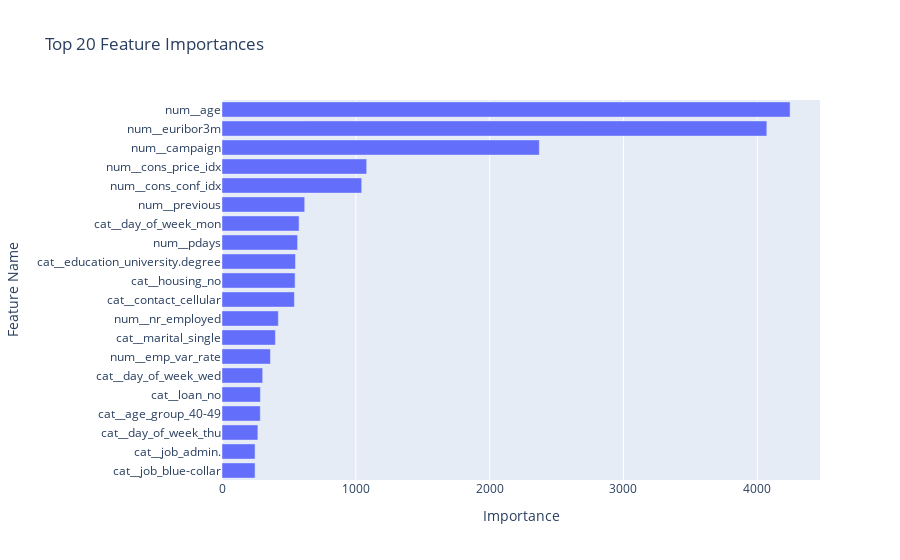

The notebook cell saved with this chart:
### Markdown cell above
# 4. Feature Importance Analysis

### Code cell
print("\nFeature Importance Analysis:")
feature_importances = best_model.feature_importances_

# Get the feature names from the preprocessor
feature_names = preprocessor.get_feature_names_out()
importance_df = pd.DataFrame({'feature': feature_names, 'importance': feature_importances})
importance_df = importance_df.sort_values('importance', ascending=False).reset_index(drop=True)

fig_feat_imp = px.bar(importance_df.head(20), x='importance', y='feature',
                       orientation='h',
                       title='Top 20 Feature Importances',
                       labels={'importance': 'Importance', 'feature': 'Feature Name'})
fig_feat_imp.update_layout(yaxis={'categoryorder':'total ascending'})
fig_feat_imp.show()

### Figure 1 — Plotly figure (JSON) as saved in the notebook; plotly's stock layout.template omitted (floating-point values rounded to 4 significant figures)
{"data": [{"alignmentgroup": "True", "hovertemplate": "Importance=%{x}<br>Feature Name=%{y}<extra></extra>", "legendgroup": "", "marker": {"color": "#636efa", "pattern": {"shape": ""}}, "name": "", "offsetgroup": "", "orientation": "h", "showlegend": false, "textposition": "auto", "type": "bar", "x": [4245, 4071, 2371, 1081, 1044, 618, 576, 565, 549, 546, 541, 421, 399, 362, 304, 287, 286, 268, 247, 247], "xaxis": "x", "y": ["num__age", "num__euribor3m", "num__campaign", "num__cons_price_idx", "num__cons_conf_idx", "num__previous", "cat__day_of_week_mon", "num__pdays", "cat__education_university.degree", "cat__housing_no", "cat__contact_cellular", "num__nr_employed", "cat__marital_single", "num__emp_var_rate", "cat__day_of_week_wed", "cat__loan_no", "cat__age_group_40-49", "cat__day_of_week_thu", "cat__job_blue-collar", "cat__job_admin."], "yaxis": "y"}], "layout": {"barmode": "relative", "legend": {"tracegroupgap": 0}, "title": {"text": "Top 20 Feature Importances"}, "xaxis": {"anchor": "y", "domain": [0, 1], "title": {"text": "Importance"}}, "yaxis": {"anchor": "x", "categoryorder": "total ascending", "domain": [0, 1], "title": {"text": "Feature Name"}}}}
